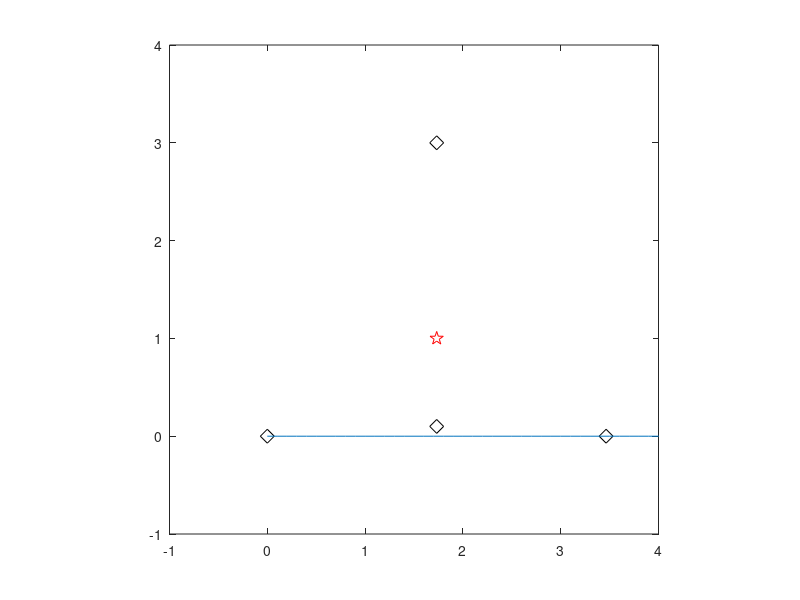

Here is the MATLAB script that generated this plot:
A=[0, 0];
B=[2*sqrt(3),0];
%B=[2*sqrt(3), -9];
C=[sqrt(3),0.1];
%C=[sqrt(3), 3];
D = [sqrt(3),3];
O=[sqrt(3) 1];
uo_max=1;
AO =O-A;
BO =O-B;
CO=O-C;
DO=O-D;
axis equal; box on; hold on;
axis([-1 4 -1 4]);
plot (A(1), A(2), 'kd', 'MarkerSize',10), hold on
plot (B(1), B(2), 'kd', 'MarkerSize',10), hold on
plot (C(1), C(2), 'kd', 'MarkerSize',10), hold on
plot (D(1), D(2), 'kd', 'MarkerSize',10), hold on
plot (O(1), O(2), 'rp', 'MarkerSize',10), hold on
invconda=min(svd([AO;BO]))/sqrt(max(svd([AO;BO]))^2+uo_max^2);
%sa = svds([AO;BO],2);
invcondb=min(svd([AO;CO]))/sqrt(max(svd([AO;CO]))^2+uo_max^2);
%sb = svds([AO;CO],2);
invcondc=min(svd([BO;CO]))/sqrt(max(svd([BO;CO]))^2+uo_max^2);
%sc = svds([BO;CO],2);
invcondd=min(svd([AO;BO;CO]))/sqrt(max(svd([AO;BO;CO]))^2+uo_max^2);
%invconde=min(svd([AO;BO;CO;DO]))/sqrt(max(svd([AO;BO;CO;DO]))^2+uo_max^2);
%sd = svds([AO;BO;CO],2);
%error=invcondd-max([invconda invcondb invcondc]);
%%
AO = [1 0];
BO =[-1 0];
CO=[0 1];
D=[0 -1];
invcond1=1/cond([AO;BO]);
invcond2=1/cond([AO;CO]);
invcond3=1/cond([AO;D]);
invcond4=1/cond([BO;CO]);
invcond5=1/cond([BO;D]);
invcond6=1/cond([CO;D]);
invcond7=1/cond([AO;BO;CO;D]);

error=invcond7-max([invcond1 invcond2 invcond3 invcond4 invcond5 invcond6]);
%%
x = 0:0.1:100;
y = exp(-100./x);
plot(x,y)